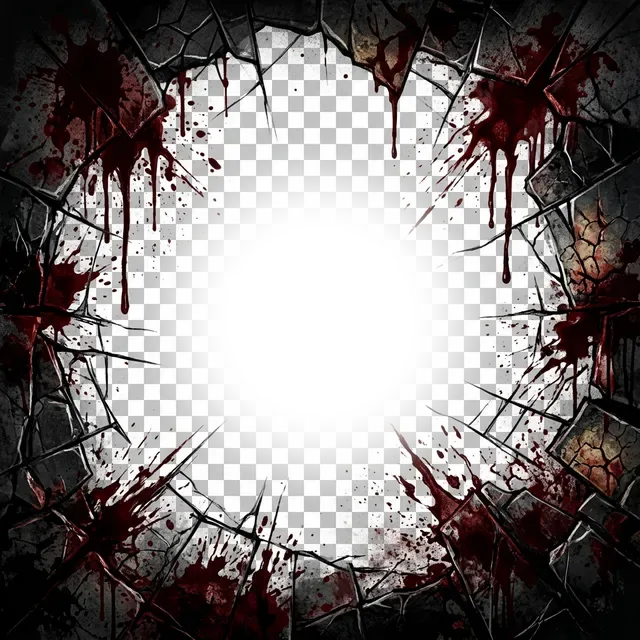
#> input picture src/assets/images/le_overlay_injured.webp, 640 x 640 px
$ python verify_images.py
#> lines starting #> are read from the running program, lines starting #| are printed output that depends on the picture
"""迷宮の残響 — 画像透過処理検証スクリプト

処理結果を自動検証:
- アルファチャネル存在チェック
- 中央領域の透明率
- 端領域の不透明率
- ファイルサイズ妥当性
- 形式検証
"""

import os
import sys

from PIL import Image

# プロジェクトルートからの相対パス
SCRIPT_DIR = os.path.dirname(os.path.abspath(__file__))
PROJECT_ROOT = os.path.abspath(os.path.join(SCRIPT_DIR, "..", "..", ".."))
IMAGES_DIR = os.path.join(PROJECT_ROOT, "src", "assets", "images")

# 検証対象
OVERLAY_FILES = [
    "le_overlay_injured.webp",
    "le_overlay_bleeding.webp",
    "le_overlay_fear.webp",
    "le_overlay_curse.webp",
    "le_overlay_confused.webp",
]

NEAR_FILES = [
    "le_bg_1_near.webp",
    "le_bg_2_near.webp",
    "le_bg_3_near.webp",
    "le_bg_4_near.webp",
    "le_bg_5_near.webp",
]

TITLE_MID_FILE = "le_title_mid.webp"


def get_region_alpha_stats(
    img: Image.Image,
    x1: int,
    y1: int,
    x2: int,
    y2: int,
) -> dict:
    """指定領域のアルファチャネル統計を計算する。"""
    pixels = img.load()
    total = 0
    transparent_count = 0  # alpha < 32
    opaque_count = 0  # alpha > 224

    for y in range(y1, y2):
        for x in range(x1, x2):
            _r, _g, _b, a = pixels[x, y]
            total += 1
            if a < 32:
                transparent_count += 1
            if a > 224:
                opaque_count += 1

    return {
        "total": total,
        "transparent_count": transparent_count,
        "opaque_count": opaque_count,
        "transparent_ratio": transparent_count / total if total > 0 else 0,
        "opaque_ratio": opaque_count / total if total > 0 else 0,
    }


def verify_image(
    filepath: str,
    category: str,
    center_transparent_min: float,
    edge_opaque_min: float,
) -> list[str]:
    """1枚の画像を検証し、問題点のリストを返す。"""
#> called with category = 'overlay', center_transparent_min = 0.9, edge_opaque_min = 0.6
    issues: list[str] = []
    filename = os.path.basename(filepath)

    if not os.path.exists(filepath):
        issues.append(f"ファイルが見つかりません: {filename}")
        return issues

    # ファイルサイズチェック
    file_size = os.path.getsize(filepath)
    if file_size < 1024:
        issues.append(f"ファイルサイズが小さすぎます: {file_size} bytes")

    # 画像読み込みと形式チェック
    img = Image.open(filepath)
#> img is the input picture: PIL image 640x640 RGBA; mean R, G, B, A 120.5, 114.9, 114.2, 213.2
    if img.format != "WEBP":
        issues.append(f"形式が WEBP ではありません: {img.format}")

    # アルファチャネル存在チェック
    if img.mode != "RGBA":
        issues.append(f"アルファチャネルがありません (mode={img.mode})")
        return issues

    width, height = img.size
#> width = 640; height = 640

    # 中央領域の透明率チェック
    center_margin_x = int(width * 0.35)
#> center_margin_x = 224
    center_margin_y = int(height * 0.35)
#> center_margin_y = 224
    center_stats = get_region_alpha_stats(
        img,
        center_margin_x,
        center_margin_y,
        width - center_margin_x,
        height - center_margin_y,
    )
#> after the loop in get_region_alpha_stats, `for y in range(y1, y2):`: opaque_count = 0; total = 36864; transparent_count = 34963
#> center_stats = {'total': 36864, 'transparent_count': 34963, 'opaque_count': 0, 'transparent_ratio': 0.948, 'opaque_ratio': 0}

    if center_stats["transparent_ratio"] < center_transparent_min:
        issues.append(
            f"中央の透明率が不足: {center_stats['transparent_ratio']:.1%} "
            f"(最低 {center_transparent_min:.0%} 必要)"
        )

    # 端領域の不透明率チェック（上端10%）
    edge_height = max(int(height * 0.10), 1)
#> edge_height = 64
    top_stats = get_region_alpha_stats(img, 0, 0, width, edge_height)
#> top_stats = {'total': 40960, 'transparent_count': 0, 'opaque_count': 40960, 'transparent_ratio': 0, 'opaque_ratio': 1}
    if top_stats["opaque_ratio"] < edge_opaque_min:
        issues.append(
            f"上端の不透明率が不足: {top_stats['opaque_ratio']:.1%} "
            f"(最低 {edge_opaque_min:.0%} 必要)"
        )

    return issues


def main() -> None:
    """全画像の検証を実行する。"""
    print("=" * 60)
    print("迷宮の残響 — 画像透過処理検証")
    print("=" * 60)

    all_pass = True
    total = 0
    passed = 0

    # オーバーレイ画像
    print("\n--- オーバーレイ画像 ---")
    for filename in OVERLAY_FILES:
        total += 1
        filepath = os.path.join(IMAGES_DIR, filename)
        issues = verify_image(
            filepath,
            category="overlay",
            center_transparent_min=0.90,
            edge_opaque_min=0.60,
        )

        if issues:
            all_pass = False
            print(f"  [NG] {filename}")
            for issue in issues:
                print(f"       - {issue}")
        else:
            passed += 1
            print(f"  [OK] {filename}")
#> pass 2 of the loop in main, `for filename in OVERLAY_FILES:`:
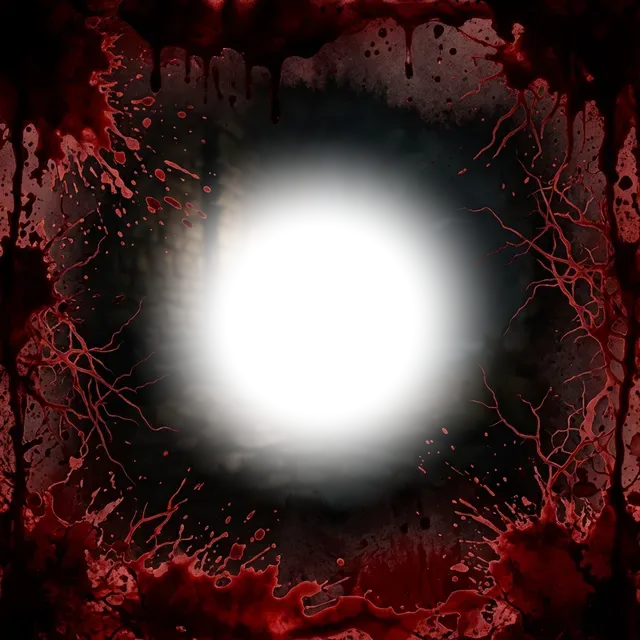
#> input picture src/assets/images/le_overlay_bleeding.webp, 640 x 640 px
#> in verify_image, img is the input picture: PIL image 640x640 RGBA; mean R, G, B, A 41.1, 18.4, 16.3, 213.2

    # 近景レイヤー画像
    print("\n--- 近景レイヤー画像 ---")
    for filename in NEAR_FILES:
        total += 1
        filepath = os.path.join(IMAGES_DIR, filename)
        issues = verify_image(
            filepath,
            category="near",
            center_transparent_min=0.80,
            edge_opaque_min=0.60,
        )
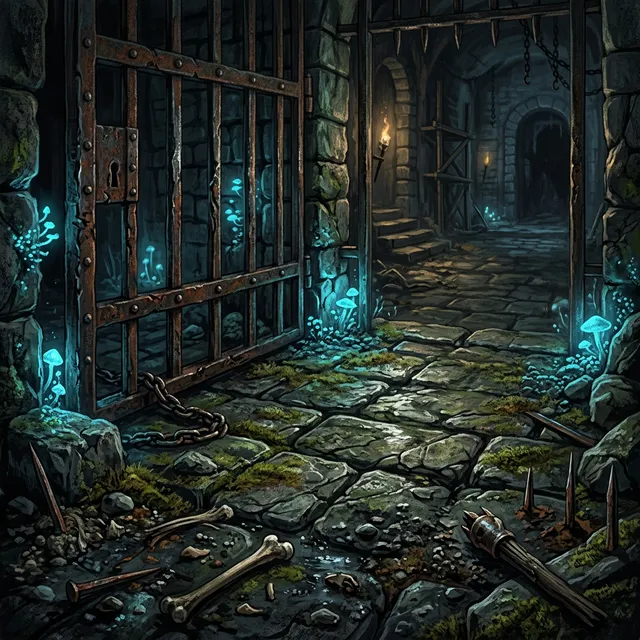
#> input picture src/assets/images/le_bg_1_near.webp, 640 x 640 px
#> in verify_image, img is the input picture: PIL image 640x640 RGB; mean R, G, B 34.8, 44.3, 40.8
#> issues = ['アルファチャネルがありません (mode=RGB)']

        if issues:
            all_pass = False
            print(f"  [NG] {filename}")
            for issue in issues:
                print(f"       - {issue}")
        else:
            passed += 1
            print(f"  [OK] {filename}")
#> pass 2 of the loop in main, `for filename in NEAR_FILES:`:
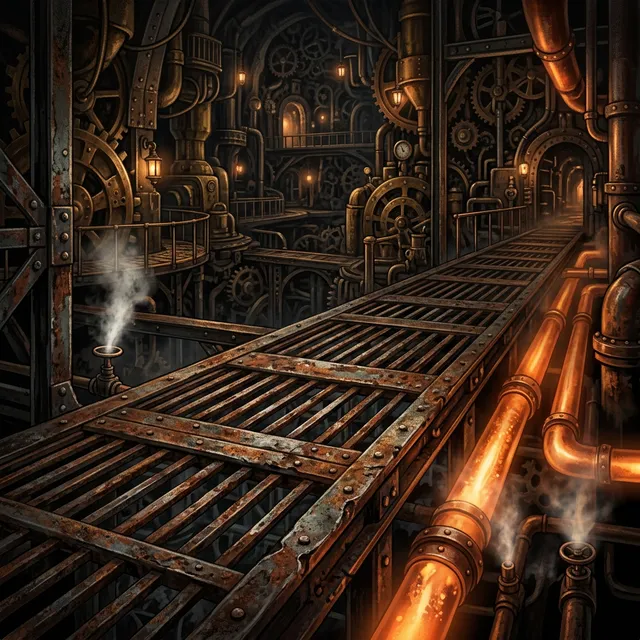
#> input picture src/assets/images/le_bg_2_near.webp, 640 x 640 px
#> in verify_image, img is the input picture: PIL image 640x640 RGB; mean R, G, B 55.5, 37.5, 25.5

    # タイトル中景
    print("\n--- タイトル中景 ---")
    total += 1
    filepath = os.path.join(IMAGES_DIR, TITLE_MID_FILE)
    # 輝度ベースの場合、透明/不透明の分布は画像内容に依存するため基準を緩和
    issues = verify_image(
        filepath,
        category="title_mid",
        center_transparent_min=0.20,
        edge_opaque_min=0.01,
    )

    if issues:
        all_pass = False
        print(f"  [NG] {TITLE_MID_FILE}")
        for issue in issues:
            print(f"       - {issue}")
    else:
        passed += 1
        print(f"  [OK] {TITLE_MID_FILE}")

    # 結果サマリー
    print("\n" + "=" * 60)
    if all_pass:
        print(f"全検証パス: {passed}/{total} 枚")
    else:
        print(f"検証結果: {passed}/{total} 枚パス")
        print("NG項目を確認してください。")
#> (the run stopped early here; a loop or call above may not have finished)
